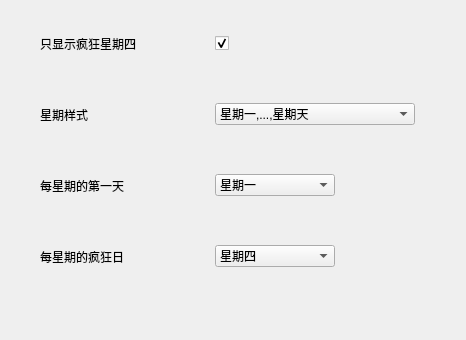
      <widget class="QWidget" name="tab_setting">
       <attribute name="title">
        <string>设置</string>
       </attribute>
       <layout class="QVBoxLayout" name="tab_setting_verticalLayout">
        <property name="leftMargin">
         <number>40</number>
        </property>
        <property name="rightMargin">
         <number>11</number>
        </property>
        <item>
         <layout class="QHBoxLayout" name="onlyShowCrazyDay_setter_horizontalLayout">
          <property name="spacing">
           <number>25</number>
          </property>
          <item>
           <widget class="QLabel" name="onlyShowCrazyDay_setter_label">
            <property name="minimumSize">
             <size>
              <width>150</width>
              <height>65</height>
             </size>
            </property>
            <property name="maximumSize">
             <size>
              <width>150</width>
              <height>65</height>
             </size>
            </property>
            <property name="text">
             <string>只显示疯狂星期四</string>
            </property>
           </widget>
          </item>
          <item>
           <widget class="QCheckBox" name="onlyShowCrazyDay_setter">
            <property name="toolTip">
             <string>为疯狂星期四献上心脏！！！！！！</string>
            </property>
            <property name="text">
             <string/>
            </property>
            <property name="checked">
             <bool>true</bool>
            </property>
           </widget>
          </item>
          <item>
           <spacer name="onlyShowCrazyDay_setter_horizontalSpacer">
            <property name="orientation">
             <enum>Qt::Horizontal</enum>
            </property>
            <property name="sizeHint" stdset="0">
             <size>
              <width>40</width>
              <height>20</height>
             </size>
            </property>
           </spacer>
          </item>
         </layout>
        </item>
        <item>
         <layout class="QHBoxLayout" name="weekStyle_setter_horizontalLayout">
          <property name="spacing">
           <number>25</number>
          </property>
          <item>
           <widget class="QLabel" name="weekStyle_setter_label">
            <property name="minimumSize">
             <size>
              <width>150</width>
              <height>65</height>
             </size>
            </property>
            <property name="maximumSize">
             <size>
              <width>150</width>
              <height>65</height>
             </size>
            </property>
            <property name="text">
             <string>星期样式</string>
            </property>
           </widget>
          </item>
          <item>
           <widget class="QComboBox" name="weekStyle_setter">
            <property name="minimumSize">
             <size>
              <width>200</width>
              <height>0</height>
             </size>
            </property>
            <property name="maximumSize">
             <size>
              <width>200</width>
              <height>16777215</height>
             </size>
            </property>
            <property name="layoutDirection">
             <enum>Qt::LeftToRight</enum>
            </property>
            <property name="autoFillBackground">
             <bool>false</bool>
            </property>
            <property name="currentIndex">
             <number>0</number>
            </property>
            <item>
             <property name="text">
              <string>星期一,...,星期天</string>
             </property>
            </item>
            <item>
             <property name="text">
              <string>星期壹,...,星期天</string>
             </property>
            </item>
            <item>
             <property name="text">
              <string>星期一,...,星期日</string>
             </property>
            </item>
            <item>
             <property name="text">
              <string>星期壹,...,星期日</string>
             </property>
            </item>
            <item>
             <property name="text">
              <string>星期一,...,星期七</string>
             </property>
            </item>
            <item>
             <property name="text">
              <string>星期壹,...,星期柒</string>
             </property>
            </item>
            <item>
             <property name="text">
              <string>周一,...,周日</string>
             </property>
            </item>
            <item>
             <property name="text">
              <string>周壹,...,周日</string>
             </property>
            </item>
            <item>
             <property name="text">
              <string>周一,...,周天</string>
             </property>
            </item>
            <item>
             <property name="text">
              <string>周壹,...,周天</string>
             </property>
            </item>
            <item>
             <property name="text">
              <string>周一,...,周七</string>
             </property>
            </item>
            <item>
             <property name="text">
              <string>周壹,...,周柒</string>
             </property>
            </item>
            <item>
             <property name="text">
              <string>一,...,日</string>
             </property>
            </item>
            <item>
             <property name="text">
              <string>壹,...,日</string>
             </property>
            </item>
            <item>
             <property name="text">
              <string>一,...,天</string>
             </property>
            </item>
            <item>
             <property name="text">
              <string>壹,...,天</string>
             </property>
            </item>
            <item>
             <property name="text">
              <string>一,...,七</string>
             </property>
            </item>
            <item>
             <property name="text">
              <string>壹,...,柒</string>
             </property>
            </item>
            <item>
             <property name="text">
              <string>1,...,7</string>
             </property>
            </item>
            <item>
             <property name="text">
              <string>Mon.,...,Sun.</string>
             </property>
            </item>
            <item>
             <property name="text">
              <string>Ⅰ,...,Ⅶ</string>
             </property>
            </item>
           </widget>
          </item>
          <item>
           <spacer name="weekStyle_setter_horizontalSpacer">
            <property name="orientation">
             <enum>Qt::Horizontal</enum>
            </property>
            <property name="sizeHint" stdset="0">
             <size>
              <width>40</width>
              <height>20</height>
             </size>
            </property>
           </spacer>
          </item>
         </layout>
        </item>
        <item>
         <layout class="QHBoxLayout" name="weekFirstDay_setter_layout">
          <property name="spacing">
           <number>25</number>
          </property>
          <item>
           <widget class="QLabel" name="weekFirstDay_setter_label">
            <property name="minimumSize">
             <size>
              <width>150</width>
              <height>65</height>
             </size>
            </property>
            <property name="maximumSize">
             <size>
              <width>150</width>
              <height>65</height>
             </size>
            </property>
            <property name="text">
             <string>每星期的第一天</string>
            </property>
           </widget>
          </item>
          <item>
           <widget class="QComboBox" name="weekFirstDay_setter">
            <property name="minimumSize">
             <size>
              <width>120</width>
              <height>0</height>
             </size>
            </property>
            <property name="maximumSize">
             <size>
              <width>100</width>
              <height>16777215</height>
             </size>
            </property>
            <property name="layoutDirection">
             <enum>Qt::LeftToRight</enum>
            </property>
            <property name="autoFillBackground">
             <bool>false</bool>
            </property>
            <property name="currentIndex">
             <number>0</number>
            </property>
            <item>
             <property name="text">
              <string>星期一</string>
             </property>
            </item>
            <item>
             <property name="text">
              <string>星期二</string>
             </property>
            </item>
            <item>
             <property name="text">
              <string>星期三</string>
             </property>
            </item>
            <item>
             <property name="text">
              <string>星期四</string>
             </property>
            </item>
            <item>
             <property name="text">
              <string>星期五</string>
             </property>
            </item>
            <item>
             <property name="text">
              <string>星期六</string>
             </property>
            </item>
            <item>
             <property name="text">
              <string>星期天</string>
             </property>
            </item>
           </widget>
          </item>
          <item>
           <spacer name="weekFirstDay_setter_horizontalSpacer">
            <property name="orientation">
             <enum>Qt::Horizontal</enum>
            </property>
            <property name="sizeHint" stdset="0">
             <size>
              <width>40</width>
              <height>20</height>
             </size>
            </property>
           </spacer>
          </item>
         </layout>
        </item>
        <item>
         <layout class="QHBoxLayout" name="crazyDay_setter_layout">
          <property name="spacing">
           <number>25</number>
          </property>
          <item>
           <widget class="QLabel" name="crazyDay_setter_label">
            <property name="minimumSize">
             <size>
              <width>150</width>
              <height>65</height>
             </size>
            </property>
            <property name="maximumSize">
             <size>
              <width>150</width>
              <height>65</height>
             </size>
            </property>
            <property name="text">
             <string>每星期的疯狂日</string>
            </property>
           </widget>
          </item>
          <item>
           <widget class="QComboBox" name="crazyDay_setter">
            <property name="minimumSize">
             <size>
              <width>120</width>
              <height>0</height>
             </size>
            </property>
            <property name="maximumSize">
             <size>
              <width>100</width>
              <height>16777215</height>
             </size>
            </property>
            <property name="toolTip">
             <string>你的疯狂星期四，又何必是星期四？</string>
            </property>
            <property name="layoutDirection">
             <enum>Qt::LeftToRight</enum>
            </property>
            <property name="autoFillBackground">
             <bool>false</bool>
            </property>
            <property name="currentIndex">
             <number>3</number>
            </property>
            <item>
             <property name="text">
              <string>星期一</string>
             </property>
            </item>
            <item>
             <property name="text">
              <string>星期二</string>
             </property>
            </item>
            <item>
             <property name="text">
              <string>星期三</string>
             </property>
            </item>
            <item>
             <property name="text">
              <string>星期四</string>
             </property>
            </item>
            <item>
             <property name="text">
              <string>星期五</string>
             </property>
            </item>
            <item>
             <property name="text">
              <string>星期六</string>
             </property>
            </item>
            <item>
             <property name="text">
              <string>星期天</string>
             </property>
            </item>
           </widget>
          </item>
          <item>
           <spacer name="crazyDay_setter_horizontalSpacer">
            <property name="orientation">
             <enum>Qt::Horizontal</enum>
            </property>
            <property name="sizeType">
             <enum>QSizePolicy::Expanding</enum>
            </property>
            <property name="sizeHint" stdset="0">
             <size>
              <width>40</width>
              <height>20</height>
             </size>
            </property>
           </spacer>
          </item>
         </layout>
        </item>
        <item>
         <spacer name="tab_setting_verticalSpacer">
          <property name="orientation">
           <enum>Qt::Vertical</enum>
          </property>
          <property name="sizeHint" stdset="0">
           <size>
            <width>20</width>
            <height>40</height>
           </size>
          </property>
         </spacer>
        </item>
       </layout>
      </widget>
